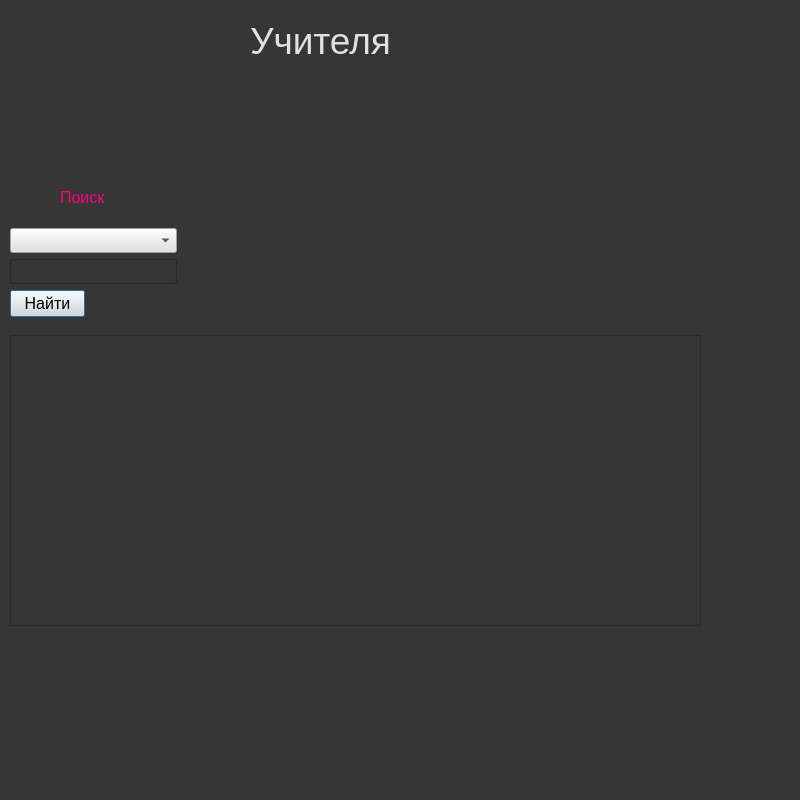
<?xml version="1.0" encoding="UTF-8"?>
<ui version="4.0">
 <class>Dialog</class>
 <widget class="QDialog" name="Dialog">
  <property name="windowModality">
   <enum>Qt::NonModal</enum>
  </property>
  <property name="geometry">
   <rect>
    <x>0</x>
    <y>0</y>
    <width>800</width>
    <height>800</height>
   </rect>
  </property>
  <property name="windowTitle">
   <string>Dialog</string>
  </property>
  <property name="styleSheet">
   <string notr="true">background-color: rgb(54, 54, 54);</string>
  </property>
  <widget class="QLineEdit" name="leFind">
   <property name="enabled">
    <bool>true</bool>
   </property>
   <property name="geometry">
    <rect>
     <x>10</x>
     <y>259</y>
     <width>167</width>
     <height>25</height>
    </rect>
   </property>
   <property name="sizePolicy">
    <sizepolicy hsizetype="Expanding" vsizetype="Maximum">
     <horstretch>0</horstretch>
     <verstretch>0</verstretch>
    </sizepolicy>
   </property>
   <property name="font">
    <font>
     <pointsize>12</pointsize>
    </font>
   </property>
   <property name="styleSheet">
    <string notr="true">color: rgb(225, 225, 225); </string>
   </property>
   <property name="text">
    <string/>
   </property>
  </widget>
  <widget class="QComboBox" name="cbColNames">
   <property name="geometry">
    <rect>
     <x>10</x>
     <y>228</y>
     <width>167</width>
     <height>25</height>
    </rect>
   </property>
   <property name="sizePolicy">
    <sizepolicy hsizetype="Preferred" vsizetype="Maximum">
     <horstretch>0</horstretch>
     <verstretch>0</verstretch>
    </sizepolicy>
   </property>
   <property name="font">
    <font>
     <pointsize>12</pointsize>
    </font>
   </property>
   <property name="styleSheet">
    <string notr="true">background-color: rgb(225, 225, 225);</string>
   </property>
  </widget>
  <widget class="QLabel" name="label_8">
   <property name="geometry">
    <rect>
     <x>60</x>
     <y>188</y>
     <width>51</width>
     <height>19</height>
    </rect>
   </property>
   <property name="sizePolicy">
    <sizepolicy hsizetype="Preferred" vsizetype="Preferred">
     <horstretch>3</horstretch>
     <verstretch>2</verstretch>
    </sizepolicy>
   </property>
   <property name="font">
    <font>
     <pointsize>12</pointsize>
    </font>
   </property>
   <property name="styleSheet">
    <string notr="true">color:rgb(255, 0, 127);</string>
   </property>
   <property name="text">
    <string>Поиск</string>
   </property>
  </widget>
  <widget class="QTableWidget" name="twStaffs">
   <property name="geometry">
    <rect>
     <x>10</x>
     <y>335</y>
     <width>691</width>
     <height>291</height>
    </rect>
   </property>
   <property name="font">
    <font>
     <pointsize>10</pointsize>
    </font>
   </property>
   <property name="styleSheet">
    <string notr="true">color: rgb(225, 225, 225); </string>
   </property>
  </widget>
  <widget class="QPushButton" name="pbFind">
   <property name="geometry">
    <rect>
     <x>10</x>
     <y>290</y>
     <width>75</width>
     <height>27</height>
    </rect>
   </property>
   <property name="font">
    <font>
     <pointsize>12</pointsize>
    </font>
   </property>
   <property name="styleSheet">
    <string notr="true">background-color: rgb(225, 225, 225);</string>
   </property>
   <property name="text">
    <string>Найти</string>
   </property>
  </widget>
  <widget class="QLabel" name="label_7">
   <property name="geometry">
    <rect>
     <x>250</x>
     <y>10</y>
     <width>191</width>
     <height>61</height>
    </rect>
   </property>
   <property name="sizePolicy">
    <sizepolicy hsizetype="Preferred" vsizetype="Preferred">
     <horstretch>3</horstretch>
     <verstretch>2</verstretch>
    </sizepolicy>
   </property>
   <property name="font">
    <font>
     <pointsize>28</pointsize>
    </font>
   </property>
   <property name="styleSheet">
    <string notr="true">color: rgb(225, 225, 225); font-size:28pt;

</string>
   </property>
   <property name="text">
    <string>Учителя</string>
   </property>
  </widget>
 </widget>
 <resources/>
 <connections/>
</ui>
